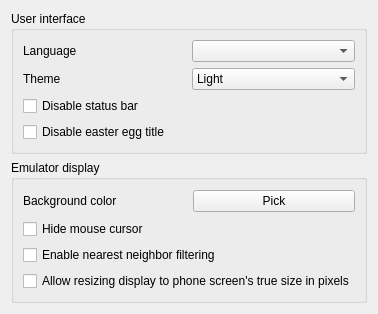
     <widget class="QWidget" name="interface_widget">
      <attribute name="title">
       <string>Interface</string>
      </attribute>
      <layout class="QGridLayout" name="gridLayout_3">
       <item row="1" column="0">
        <widget class="QGroupBox" name="emulator_display_group_box">
         <property name="title">
          <string>Emulator display</string>
         </property>
         <layout class="QGridLayout" name="gridLayout_5">
          <item row="0" column="0">
           <layout class="QVBoxLayout" name="emulator_display_layout" stretch="1,1,1,1">
            <item>
             <widget class="QWidget" name="emulator_display_bgc_choose_widget" native="true">
              <property name="sizePolicy">
               <sizepolicy hsizetype="Preferred" vsizetype="Fixed">
                <horstretch>0</horstretch>
                <verstretch>0</verstretch>
               </sizepolicy>
              </property>
              <layout class="QHBoxLayout" name="horizontalLayout_5">
               <property name="spacing">
                <number>7</number>
               </property>
               <property name="leftMargin">
                <number>0</number>
               </property>
               <property name="topMargin">
                <number>1</number>
               </property>
               <property name="rightMargin">
                <number>0</number>
               </property>
               <property name="bottomMargin">
                <number>1</number>
               </property>
               <item>
                <widget class="QLabel" name="emulator_display_bgc_desc_label">
                 <property name="text">
                  <string>Background color</string>
                 </property>
                </widget>
               </item>
               <item>
                <widget class="QPushButton" name="emulator_display_bgc_pick_btn">
                 <property name="sizePolicy">
                  <sizepolicy hsizetype="Minimum" vsizetype="Fixed">
                   <horstretch>0</horstretch>
                   <verstretch>0</verstretch>
                  </sizepolicy>
                 </property>
                 <property name="text">
                  <string>Pick</string>
                 </property>
                </widget>
               </item>
              </layout>
             </widget>
            </item>
            <item>
             <widget class="QCheckBox" name="emulator_display_hide_cursor_checkbox">
              <property name="text">
               <string>Hide mouse cursor</string>
              </property>
             </widget>
            </item>
            <item>
             <widget class="QCheckBox" name="emulator_display_nearest_neightbor_checkbox">
              <property name="text">
               <string>Enable nearest neighbor filtering</string>
              </property>
             </widget>
            </item>
            <item>
             <widget class="QCheckBox" name="emulator_display_true_size_checkbox">
              <property name="toolTip">
               <string>By default, the emulator only allows resizing the emulator display to the minimum of the phone screen's size, multiply with the system display scale, to suit most users's eyes</string>
              </property>
              <property name="text">
               <string>Allow resizing display to phone screen's true size in pixels</string>
              </property>
             </widget>
            </item>
           </layout>
          </item>
         </layout>
        </widget>
       </item>
       <item row="0" column="0">
        <widget class="QGroupBox" name="interface_group_box">
         <property name="title">
          <string>User interface</string>
         </property>
         <layout class="QGridLayout" name="gridLayout_4" rowstretch="1,0,0,0">
          <item row="0" column="0">
           <layout class="QHBoxLayout" name="interface_language_layout">
            <item>
             <widget class="QLabel" name="interface_language_label">
              <property name="text">
               <string>Language</string>
              </property>
             </widget>
            </item>
            <item>
             <widget class="QComboBox" name="interface_language_combo"/>
            </item>
           </layout>
          </item>
          <item row="1" column="0">
           <layout class="QHBoxLayout" name="interface_theme_layout">
            <item>
             <widget class="QLabel" name="interface_theme_label">
              <property name="text">
               <string>Theme</string>
              </property>
             </widget>
            </item>
            <item>
             <widget class="QComboBox" name="interface_theme_combo">
              <item>
               <property name="text">
                <string>Light</string>
               </property>
              </item>
              <item>
               <property name="text">
                <string>Dark</string>
               </property>
              </item>
             </widget>
            </item>
           </layout>
          </item>
          <item row="3" column="0">
           <widget class="QCheckBox" name="interface_disable_easter_egg_title_checkbox">
            <property name="toolTip">
             <string>Enable this will make window has the constant name of &quot;EKA2L1&quot;, with no additional info.</string>
            </property>
            <property name="statusTip">
             <string/>
            </property>
            <property name="text">
             <string>Disable easter egg title</string>
            </property>
           </widget>
          </item>
          <item row="2" column="0">
           <widget class="QCheckBox" name="interface_status_bar_checkbox">
            <property name="text">
             <string>Disable status bar</string>
            </property>
           </widget>
          </item>
         </layout>
        </widget>
       </item>
      </layout>
     </widget>
